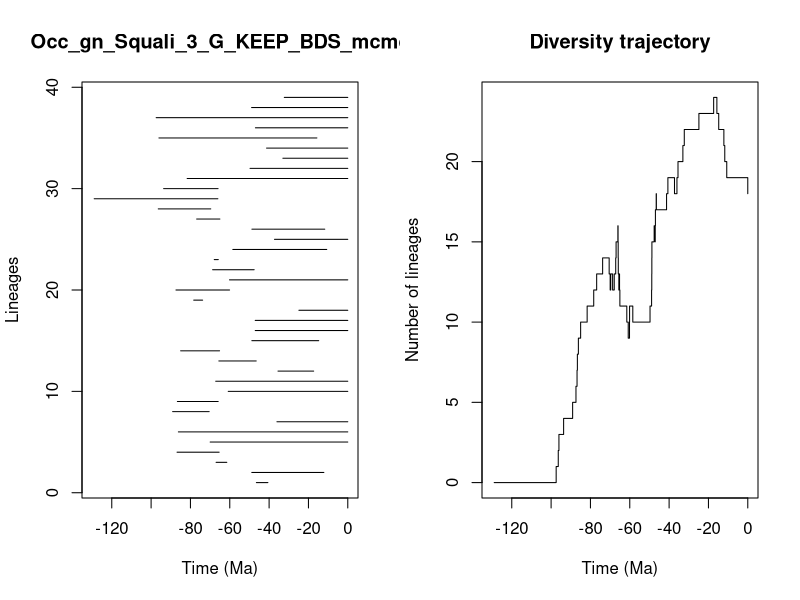

The R script that drew this image:


pdf(file='../Results/Genus/5_MA_bins_EP/pyrate_mcmc_logs/Occ_gn_Squali_3_G_KEEP_BDS_mcmc_LTT.pdf',width=0.6*20, height=0.6*10)
title = "Occ_gn_Squali_3_G_KEEP_BDS_mcmc"
ts=c(46.471433155344286, 48.811606329472305,66.95561764334956,86.80846237144219,69.96656829055243,86.1315466621089,36.01649143754813,89.05233720166012,86.63996112963515,60.78517345220671,67.14695203369482,35.478616892930674,65.55459992383238,84.98460167540247,48.77715656603843,47.05772716043219,47.06781414483823,24.849517806959653,78.33080736032714,87.35825369245632,60.13706545846059,68.71853455939046,67.90021463069432,58.458938659295704,37.26306894971996,48.742643342027534,76.83234306586975,96.36092331908687,128.93610771422462,93.63497609173481,81.67327279697004,49.69788168491948,32.99737446681862,41.293813935446465,96.01851150577427,46.9646538859481,97.42527632177188,48.904654023699194,32.28409211016821)
te=c(40.620304920261766, 12.158020832943901,61.50960219479527,65.40534097324985,0.0,0.0,0.0,70.4804930992565,65.8930734396273,0.0,0.0,17.350141255493792,46.56441815688369,65.19762058734116,14.77363262740419,0.0,0.0,0.0,73.7985533340238,60.09851418527875,0.0,47.60027624911555,65.83904464903625,10.69097054235309,0.0,11.698253799150095,65.03079418535661,69.66833615773277,66.05040023131947,65.95207692343418,0.0,0.0,0.0,0.0,15.711689024200163,0.0,0.0,0.0,0.0)
div_traj=c(0, 1,2,3,4,5,6,7,8,9,10,11,12,13,14,13,12,13,12,13,14,15,16,15,14,13,12,13,12,11,10,9,10,11,10,11,12,13,14,15,16,15,16,17,18,17,18,19,18,19,20,21,22,23,24,23,22,21,20,19,18)
time_events=c(128.93610771422462, 97.42527632177188,96.36092331908687,96.01851150577427,93.63497609173481,89.05233720166012,87.35825369245632,86.80846237144219,86.63996112963515,86.1315466621089,84.98460167540247,81.67327279697004,78.33080736032714,76.83234306586975,73.7985533340238,70.4804930992565,69.96656829055243,69.66833615773277,68.71853455939046,67.90021463069432,67.14695203369482,66.95561764334956,66.05040023131947,65.95207692343418,65.8930734396273,65.83904464903625,65.55459992383238,65.40534097324985,65.19762058734116,65.03079418535661,61.50960219479527,60.78517345220671,60.13706545846059,60.09851418527875,58.458938659295704,49.69788168491948,48.904654023699194,48.811606329472305,48.77715656603843,48.742643342027534,47.60027624911555,47.06781414483823,47.05772716043219,46.9646538859481,46.56441815688369,46.471433155344286,41.293813935446465,40.620304920261766,37.26306894971996,36.01649143754813,35.478616892930674,32.99737446681862,32.28409211016821,24.849517806959653,17.350141255493792,15.711689024200163,14.77363262740419,12.158020832943901,11.698253799150095,10.69097054235309,0.0)
                par(mfrow=c(1,2))
                L = length(ts)
                plot(ts, 1:L , xlim=c(-max(ts)-1,0), pch=20, type="n", main=title,xlab="Time (Ma)",ylab="Lineages")
                for (i in 1:L){segments(x0=-te[i],y0=i,x1=-ts[i],y1=i)}    
                t = -time_events
                plot(div_traj ~ t,type="s", main = "Diversity trajectory",xlab="Time (Ma)",ylab="Number of lineages",xlim=c(-max(ts)-1,0))
                abline(v=c(65,200,251,367,445),lty=2,col="gray")
                
